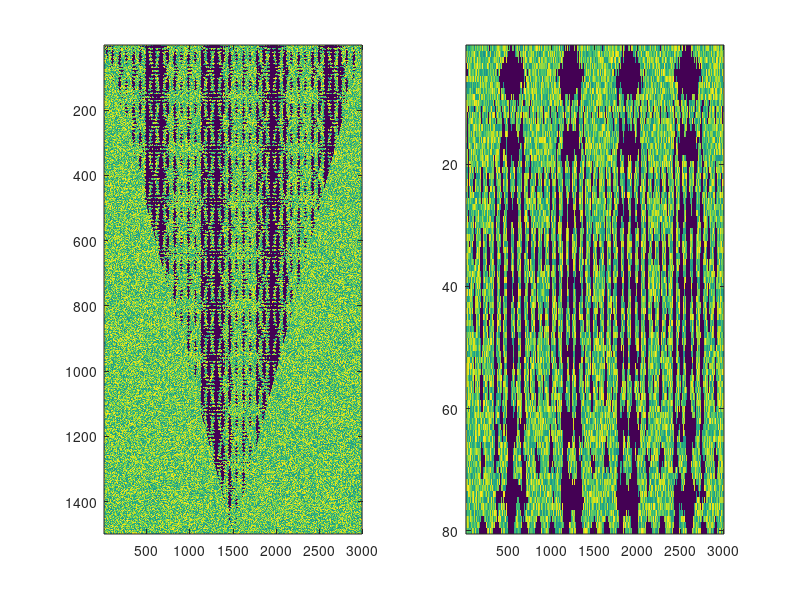
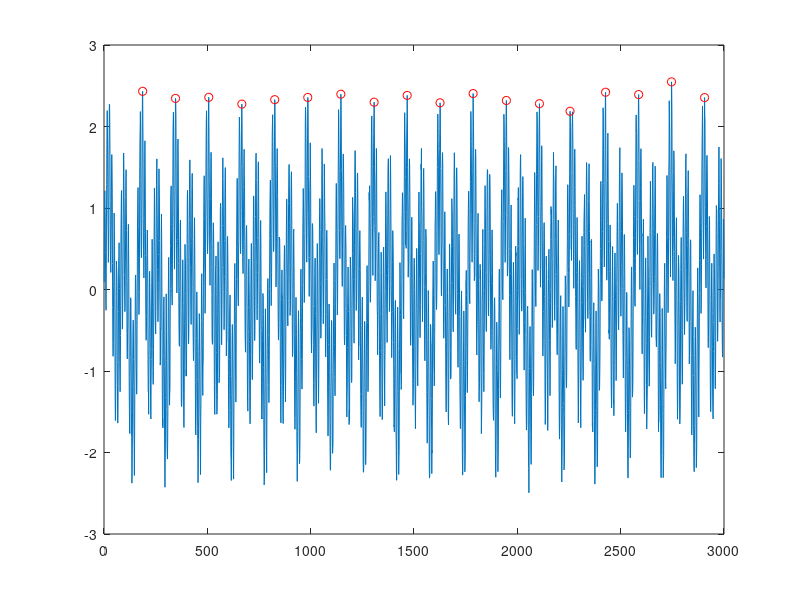

Here is the MATLAB script that generated these plots, in order:
% AMPD algoritmus (Automatic Multiscale-Based Peak Detection)
% Cikk: Algorithms 2012, 5, 588-603; doi:10.3390/a5040588

clear all;
clc;

%% a jel
N=3000;
x=sin(2*pi*10/800*(0:N-1))+sin(2*pi*70/800*(0:N-1))+0.5*sin(2*pi*5/800*(0:N-1))+0.1*randn(1,N);

%% LMS matrix osszeallitasa
L=ceil(N/2)-1;
M=rand(L,N)+1;
for k=1:L
    for ii=(k+2):(N-k+1)
        if x(ii-1)>x(ii-k-1) && x(ii-1)>x(ii+k-1)
            M(k,ii)=0;
        end
    end
end
figure(1);
subplot(121);
imagesc(M);

%% legtobb csucsot eredmenyezo szelesseg megkeresese
gamma=sum(M,2);
[g, lambda]=min(gamma);
M=M(1:lambda,:);
figure(1);
subplot(122);
imagesc(M);

%% csucsok meghatarozasa az oszloponkenti szoras alapjan
sigma=zeros(1,N);
for ii=1:N
    sigma(ii)=sqrt(1/(lambda-1)*sum((M(:,ii)-mean(M(:,ii))).^2));
end
peaks=find(sigma<eps)-1;
figure(2);
plot(x);
hold on;
plot(peaks,x(peaks),'ro');
hold off;
